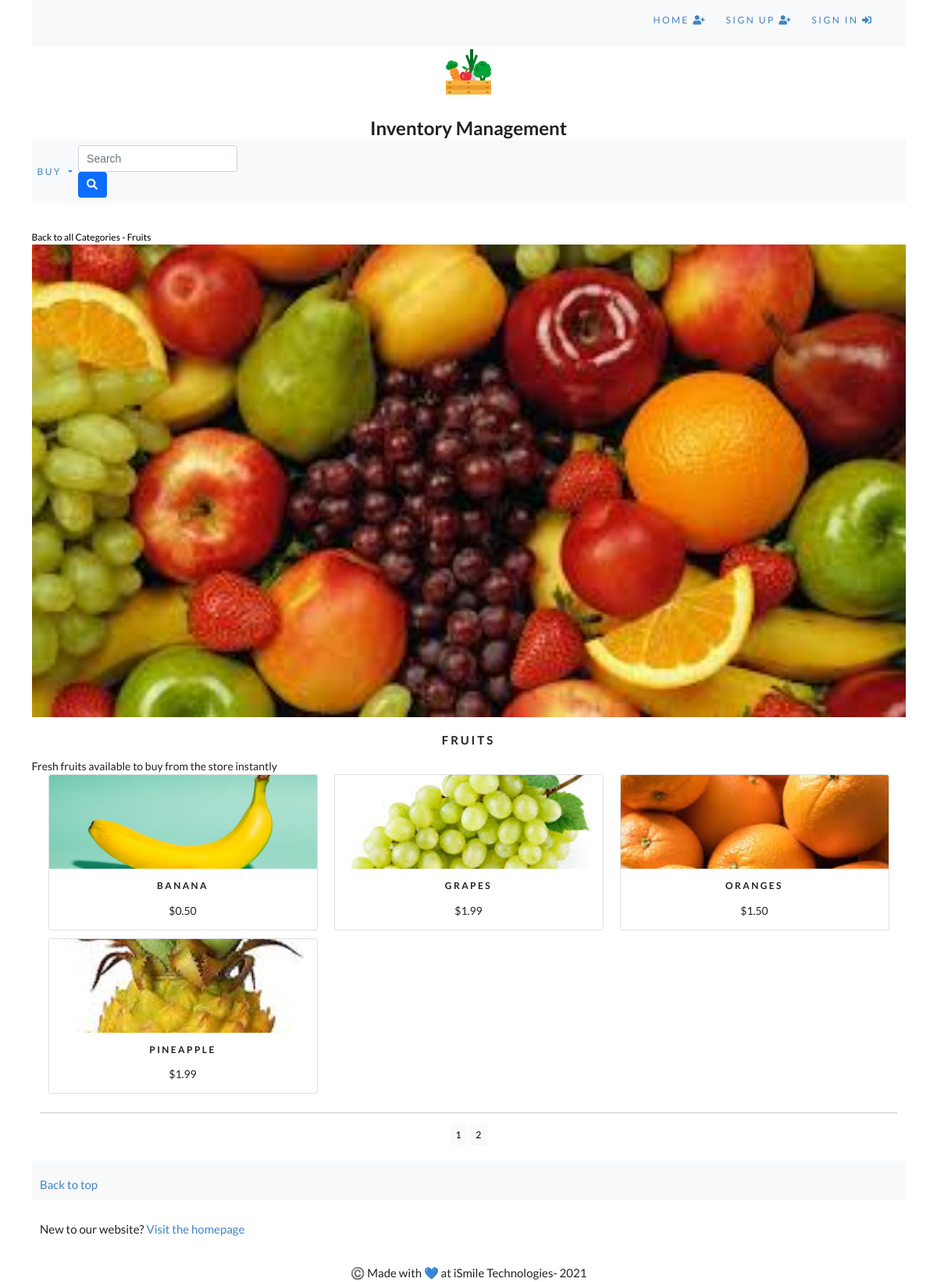
The app's page /buy/fruits/ with its own data.
### buy/models.py (models this page shows, shortened)
class Category(models.Model):
    name = models.CharField(max_length= 250, unique=True)
    slug = models.SlugField(max_length= 250, unique=True)
    description = models.TextField(blank = True)
    image = models.ImageField(upload_to='category', blank = True)
    class Meta:
        ordering = ('name',)
        verbose_name = 'category'
        verbose_name_plural = 'categories'
    def get_url(self):
        return reverse('buy:products_by_category', args =[self.slug])

class Product(models.Model):
    name = models.CharField(max_length= 250, unique=True)
    slug = models.SlugField(max_length= 250, unique=True)
    description = models.TextField(blank = True)
    category= models.ForeignKey(Category, on_delete=models.CASCADE)
    price = models.DecimalField(max_digits = 10, decimal_places = 2)
    image = models.ImageField(upload_to='product', blank = True)
    available = models.BooleanField(default = True)
    created = models.DateTimeField(auto_now_add = True)
    updated = models.DateTimeField(auto_now = True)
    class Meta:
        ordering = ('name',)
        verbose_name = 'product'
        verbose_name_plural = 'products'
    def get_url(self):
        return reverse('buy:each_product_details', args =[self.category.slug,self.slug])

### buy/views.py (the view)
# urls.py: path('',views.allProdCat, name = 'allProdCat'), # just all products
def allProdCat(request,c_slug=None):
    cat_page = None
    products_list = None
    if c_slug != None:
        cat_page = get_object_or_404(Category,slug = c_slug)
        products_list = Product.objects.filter(category = cat_page,available = True)
    else:
        products_list = Product.objects.all().filter(available= True)
    paginator = Paginator(products_list,4)
    try:
        page = int(request.GET.get('page','1'))
    except:
        page = 1
    try:
        products = paginator.page(page)
    except(EmptyPage, InvalidPage):
        products = paginator.page(paginator.num_pages)
    return render(request,'buy/category.html',{'category':cat_page,'products':products})

### buy/context_processors.py (called while the page is built)
def menu_links(request):
    links = Category.objects.all()
    return dict(links = links)

### cart/context_processors.py (called while the page is built)
def counter(request):
    item_count = 0
    if 'admin' in request.path:
        return {}
    else:
        try:
            cart = Cart.objects.filter(cart_id = _cart_id(request))
            cart_items = CartItem.objects.all().filter(cart = cart[:1])
            for cart_item in cart_items:
                item_count += cart_item.quantity
        except Cart.DoesNotExist:
            item_count = 0
    return dict(item_count = item_count)

### cart/views.py (called while the page is built)
def _cart_id(request):
    cart = request.session.session_key # checks if there is a session key in customer browser
    if not cart:
        cart = request.session.create()
    return cart

### buy/templates/buy/category.html (shortened to what this page needs)
{% extends "base.html" %}
{% load static %}
{% block content %}
  {% if category %}
    <div class="row my_row_class">
        <div class="mx-auto">
          <p><a href="{% url 'buy:allProdCat' %}"> Back to all Categories </a> - {{category.name}}</p>
        </div>
    </div>
  {% endif %}
    <div class="mx-auto">
      {% if category %}
      <img class="my_image" src="{{category.image.url}}" alt="{{category.name}}">
    </div>
    <br>
    <div>
      <h1 class="text-center my_title">{{category.name}}</h1>
      <p class="text-justify">{{category.description}}</p>
    </div>
    <div>
      {% endif %}
    <div class="container" >
      <div class="row mx-auto">
        {% for product in products.object_list %}
        <div class="my_bottom_margin col-9 col-sm-12 col-md-4 col-md-12 col-lg-4">
          <div class="card text-center" style="min-width: 18rem;" >
            <a href="{{product.get_url}}"><img class="card-img-top my_image" src="{{product.image.url}}" alt="{{product.name}}"></a>
            <div class="card-body">
              <h4>{{product.name}}</h4>
              <p>${{product.price}}</p>
            </div>
          </div>
        </div>
        {% endfor %}
      </div>
      <div class="mx-auto">
        {% if products.paginator.num_pages > 1 %}
          <hr>
          <div class="text-center">
            {% for pg in products.paginator.page_range %}
              <a href="?page={{pg}}" class="btn btn-light btn-sm {% if products.number == pg %} active {%  endif %}">{{pg}}</a>
            {% endfor %}
          </div>
        {% endif %}
      </div>
      <br>
    </div>
{% endblock %}

### buy/templates/base.html (shortened to what this page needs)
{% load static %}
<!DOCTYPE html>
<html lang="en" dir="ltr">
  <head>
    <link rel="stylesheet" href="{% static 'css/custom.css' %}">
    <link rel="stylesheet" href="{% static 'css/bootstrap.min.css' %}">
    <link rel="stylesheet" type="text/css" href="{% static 'css/all.min.css' %}">
    <link rel="stylesheet" type='text/css' href="https://cdnjs.cloudflare.com/ajax/libs/semantic-ui/2.2.14/semantic.min.css">
    <link rel="stylesheet" href="https://cdnjs.cloudflare.com/ajax/libs/Chart.js/2.8.0/Chart.min.css" />
  </head>
  <body>
    <div class="container">
      <div class="container-fluid bg-light navbar-fixed-top my_top_navbar_div">
        {% include 'top-navbar.html' %}
		</div>
      {% include 'header.html' %}
      {% include 'navbar.html' %}
      {% block content %}
      {% endblock %}
    </div>
    {% include 'footer.html' %}
    </body>
</html>

### buy/templates/top-navbar.html
<div class="container">
	<div class="my_custom_menu">
		<ul>
			<li>
				<a href="{% url 'home' %}">Home <i class="fas fa-user-plus"></i></a>
			</li>
			{% if request.user.is_authenticated and request.user.first_name %}
			<li>
				Welcome, <a href="#" class="dropdown-toggle" data-toggle="dropdown" aria-haspopup="true" aria-expanded="false">{{ request.user.first_name }} <i class="fas fa-user-circle"></i></a>
				<div class="dropdown-menu dropdown-menu-right">
					<a href="{% url 'order:order_history' %}" class="dropdown-item">Order History</a>
				</div>
			</li>
			<li>
				<a href="{% url 'signout' %}">Sign Out <i class="fas fa-sign-out-alt"></i></a>
			</li>
			{% else %}
			<li>
				<a href="{% url 'signup' %}">Sign Up <i class="fas fa-user-plus"></i></a>
			</li>
			<li>
				<a href="{% url 'signin' %}">Sign In <i class="fas fa-sign-in-alt"></i></a>
			</li>
			{% endif %}
		</ul>
	</div>
</div>

### buy/templates/header.html
{% load static %}
<header>
  <center>
    <a href="{% url 'buy:allProdCat'%}"><img src="{% static 'img/logo.png' %}" alt="Restaurant Inventory Management"></a>
    <h2>Inventory Management</h2>
  </center>
</header>

### buy/templates/navbar.html (shortened to what this page needs)
<nav class="navbar navbar-expand-lg navbar-blue bg-light">
  <div class="collapse navbar-collapse" id="navbarSupportedContent">
    <ul class="navbar-nav mr-auto">
      <li class="nav-item dropdown{% if 'buy' in request.path %}active{% endif %}">
        <a class="nav-link dropdown-toggle" href="#" id="navbarDropdown" role="button" data-toggle="dropdown" aria-haspopup="true" aria-expanded="false">
          Buy
        </a>
      </li>
    </ul>
    <form class="form-inline my-2 my-lg-0" action="{% url 'search_app:search_for_products' %}"  method="get">
      <input class="form-control mr-sm-2" type="search" placeholder="Search" aria-label="Search" name="q">
      <button class="btn btn-primary my-2 my-sm-0" type="submit"><i class="fas fa-search"></i></button>
    </form>
  </div>
</nav>
<br>

### buy/templates/footer.html
<div class="footer navbar-fixed-bottom my_footer">
  <div class="container">
        <p class="float-right">
          <a href="#">Back to top</a>
        </p>
        <p>New to our website? <a href="{% url 'home' %}">Visit the homepage</a> </>
         <p class="text-center"> ©️ Made with 💙 at iSmile Technologies- {% now "Y" %}</p>
  </div>
</div>

### static/css/custom.css (style rules this page uses)
body { font-family: 'Lobster', cursive; }
.nav-item { letter-spacing: .2em; font-size: 12px; text-transform: uppercase; }
.my_footer { background-color: #f8f9fa; height: 50px; }
.my_footer p { padding-top: 20px; font-size: 15px; }
.my_row_class { padding-top: 15px; }
.my_row_class .mx-auto p { color: #000; font-size: 12px; }
.my_row_class .mx-auto p a { color: #000; font-size: 12px; text-decoration:none; }
.my_image { width: 100%; height: auto; }
.my_title { font-size: 15px; text-transform: uppercase; letter-spacing: .2em; }
.my_bottom_margin { margin-bottom: 10px; }
.card-img-top { width: 100%; height: 10vw; object-fit: cover; }
.card-body h4 { font-size: 12px; text-transform: uppercase; letter-spacing: .2em; }
.my_top_navbar_div { height: 60px; line-height: 50px; }
.my_custom_menu { text-align: right !important; }
.my_custom_menu ul li { list-style: none; color: #000; text-transform: uppercase; letter-spacing: .2em; font-size: 12px; padding-right: 20px; display: inline; }

### records on screen
Category: name "Fruits", image (picture), name "FRUITS", description "Fresh fruits available to buy from the store instantly"
Product: image (picture), name "BANANA", price "0.50"
Product: image (picture), name "GRAPES", price "1.99"
Product: image (picture), name "ORANGES", price "1.50"
Product: image (picture), name "PINEAPPLE", price "1.99"

### other values on screen
{{ pg }} "1" "2"
